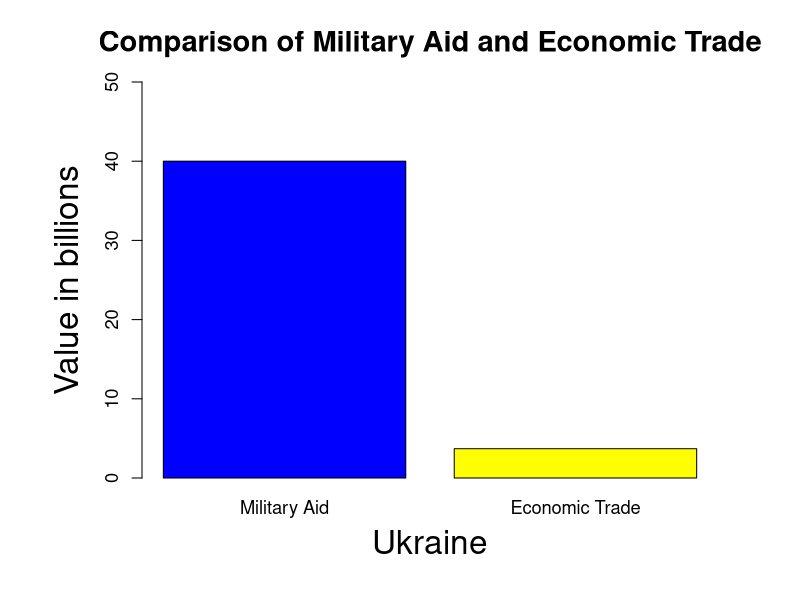
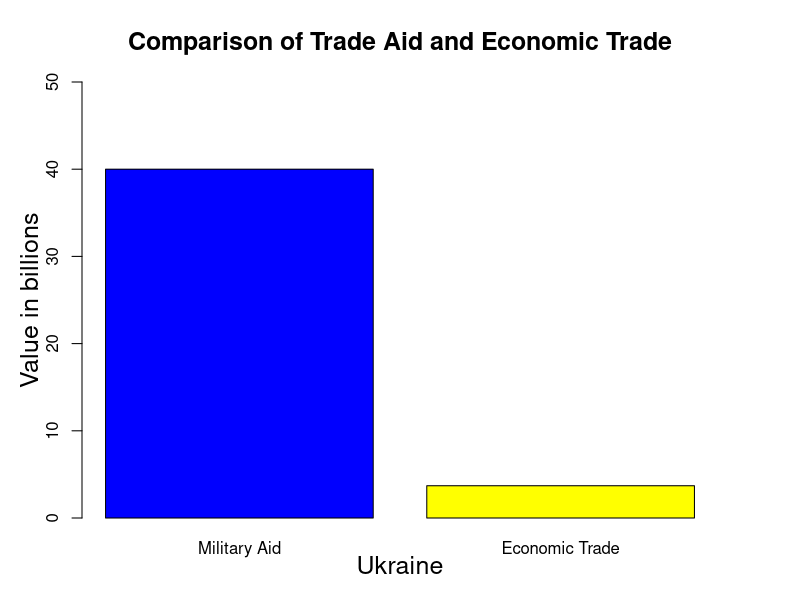
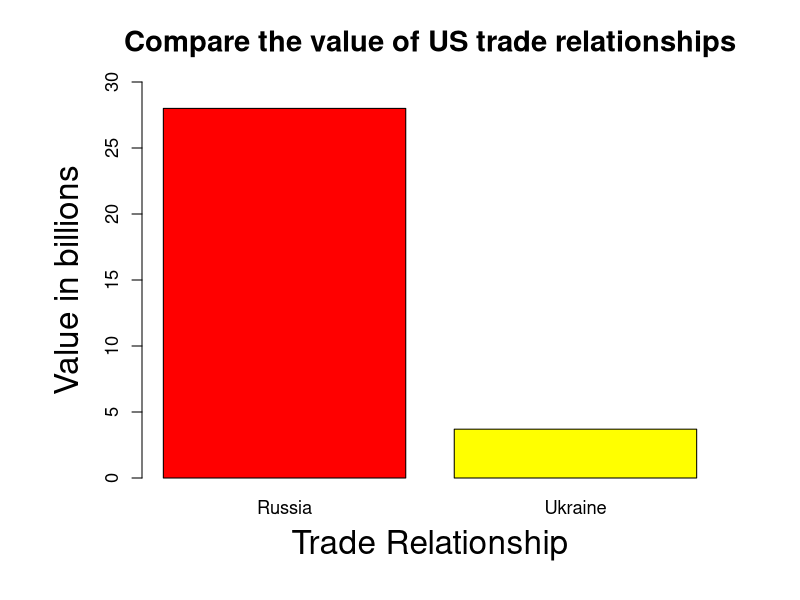
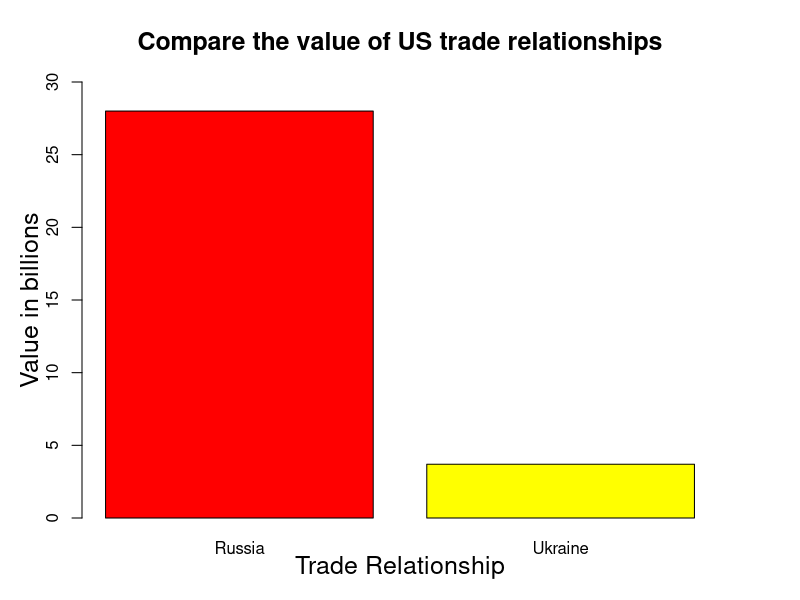
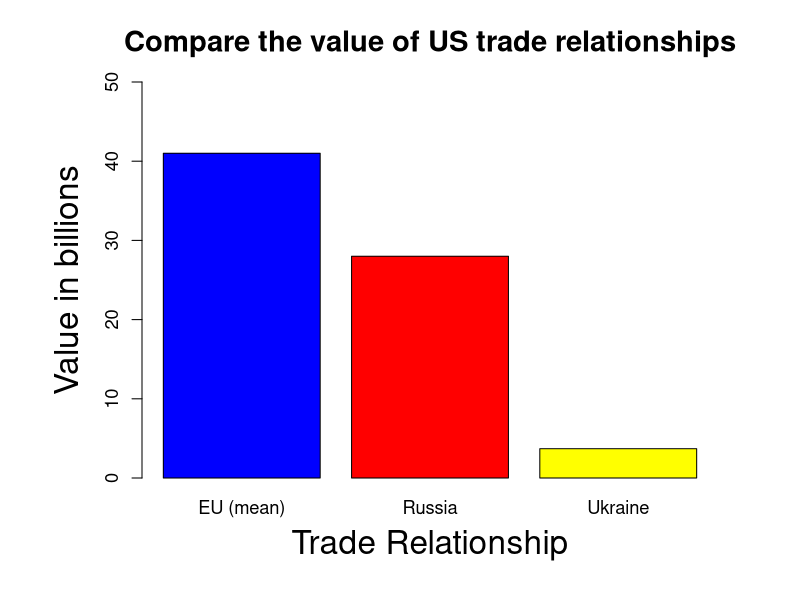
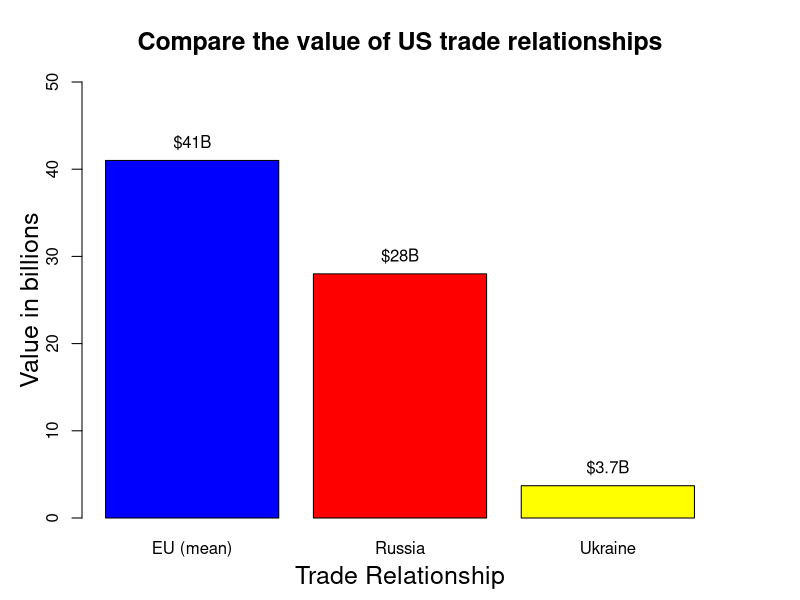

Write the R code that produced these figures, in order.

mil.aid <- 40
russo.trade <- 28
eco.trade <- 3.7

png( "viz/ukraine-4v40b.png",
      width = 1000, height = 750,
      units = "px", pointsize = 16,
      bg = rgb( 248, 245, 236, maxColorValue = 255 )
)

par(
    cex.main = 1.75, cex.axis = 1.10, cex.lab = 1.25,
    # margins: bottom, left, top and right
    par( mar = c( 6, 7, 4, 4 ) + 0.1 )
)

x <- barplot(
        c( mil.aid, eco.trade ),  names = c( "Military Aid", "Economic Trade"),
        main = "Comparison of Military Aid and Economic Trade",
        ylim = c( 0, 50 ), xlab="", ylab="",
        col = c( "blue", "yellow" )
)

title( xlab="Ukraine", cex.lab = 2, line = 3 )
title( ylab="Value in billions", cex.lab = 2, line = 3 )

dev.off()

#
# We need to reconfigure values for png and par. Otherwise, the
# previously configured values (from above) continue to prevail.
#
png( "viz/ukraine-4v40b-tumblr.png",
      width = 500, height = 375,
      units = "px", pointsize = 9,
      bg = rgb( 248, 245, 236, maxColorValue = 255 )
)

par(
    cex.main = 1.5, cex.axis = 1, cex.lab = 1,
    # margins: bottom, left, top and right
    par( mar = c( 4, 4, 4, 4 ) + 0.1 )
)

x <- barplot(
        c( mil.aid, eco.trade ),  names = c( "Military Aid", "Economic Trade"),
        main = "Comparison of Trade Aid and Economic Trade",
        ylim = c( 0, 50 ), xlab="", ylab="",
        col = c( "blue", "yellow" )
)

title( xlab="Ukraine", cex.lab = 1.5, line = 2 )
title( ylab="Value in billions", cex.lab = 1.5, line = 2 )

#
##############################################################
#

png( "viz/russo-ukraine.png",
      width = 1000, height = 750,
      units = "px", pointsize = 16,
      bg = rgb( 248, 245, 236, maxColorValue = 255 )
)

par(
    cex.main = 1.75, cex.axis = 1.10, cex.lab = 1.25,
    # margins: bottom, left, top and right
    par( mar = c( 6, 7, 4, 4 ) + 0.1 )
)

x <- barplot(
        c( russo.trade, eco.trade ),  names = c( "Russia", "Ukraine"),
        main = "Compare the value of US trade relationships",
        ylim = c( 0, 30 ), xlab="", ylab="",
        col = c( "red", "yellow" )
)

title( xlab="Trade Relationship", cex.lab = 2, line = 3 )
title( ylab="Value in billions", cex.lab = 2, line = 3 )

dev.off()


#
##############################################################
#


#
# We need to reconfigure values for png and par. Otherwise, the
# previously configured values (from above) continue to prevail.
#
png( "viz/russo-ukraine-tumblr.png",
      width = 500, height = 375,
      units = "px", pointsize = 9,
      bg = rgb( 248, 245, 236, maxColorValue = 255 )
)

par(
    cex.main = 1.5, cex.axis = 1, cex.lab = 1,
    # margins: bottom, left, top and right
    par( mar = c( 4, 4, 4, 4 ) + 0.1 )
)

x <- barplot(
        c( russo.trade, eco.trade ),  names = c( "Russia", "Ukraine"),
        main = "Compare the value of US trade relationships",
        ylim = c( 0, 30 ), xlab="", ylab="",
        col = c( "red", "yellow" )
)

title( xlab="Trade Relationship", cex.lab = 1.5, line = 2 )
title( ylab="Value in billions", cex.lab = 1.5, line = 2 )

dev.off()


#
##############################################################
#

tai.trade       <- 90.6
eu.mean.trade   <- round( 40.7404 )

png( "viz/eu-ukraine.png",
      width = 1000, height = 750,
      units = "px", pointsize = 16,
      bg = rgb( 248, 245, 236, maxColorValue = 255 )
)

par(
    cex.main = 1.75, cex.axis = 1.10, cex.lab = 1.25,
    # margins: bottom, left, top and right
    par( mar = c( 6, 7, 4, 4 ) + 0.1 )
)

x <- barplot(
        c( eu.mean.trade, russo.trade, eco.trade ),
        names = c( "EU (mean)", "Russia", "Ukraine"),
        main = "Compare the value of US trade relationships",
        ylim = c( 0, 50 ), xlab="", ylab="",
        col = c( "blue", "red", "yellow" )
)

title( xlab="Trade Relationship", cex.lab = 2, line = 3 )
title( ylab="Value in billions", cex.lab = 2, line = 3 )

dev.off()


#
##############################################################
#


#
# We need to reconfigure values for png and par. Otherwise, the
# previously configured values (from above) continue to prevail.
#
png( "viz/eu-ukraine-tumblr.png",
      width = 500, height = 375,
      units = "px", pointsize = 9,
      bg = rgb( 248, 245, 236, maxColorValue = 255 )
)

par(
    cex.main = 1.5, cex.axis = 1, cex.lab = 1,
    # margins: bottom, left, top and right
    par( mar = c( 4, 4, 4, 4 ) + 0.1 )
)

x <- barplot(
        c( eu.mean.trade, russo.trade, eco.trade ),
        names = c( "EU (mean)", "Russia", "Ukraine"),
        main = "Compare the value of US trade relationships",
        ylim = c( 0, 50 ), xlab="", ylab="",
        col = c( "blue", "red", "yellow" )
)

trade.volume <- c( eu.mean.trade, russo.trade, eco.trade )
trade.volume.deco <- paste( "$", trade.volume, "B", sep = '' )
y.loc <- trade.volume + 2
#
# The `text()` . . . procedure(?) . . . wants vectors for its first
# three parameters.
#
text( x, y.loc, trade.volume.deco )

title( xlab="Trade Relationship", cex.lab = 1.5, line = 2.5 )
title( ylab="Value in billions", cex.lab = 1.5, line = 2 )

dev.off()


# --- END --- #
